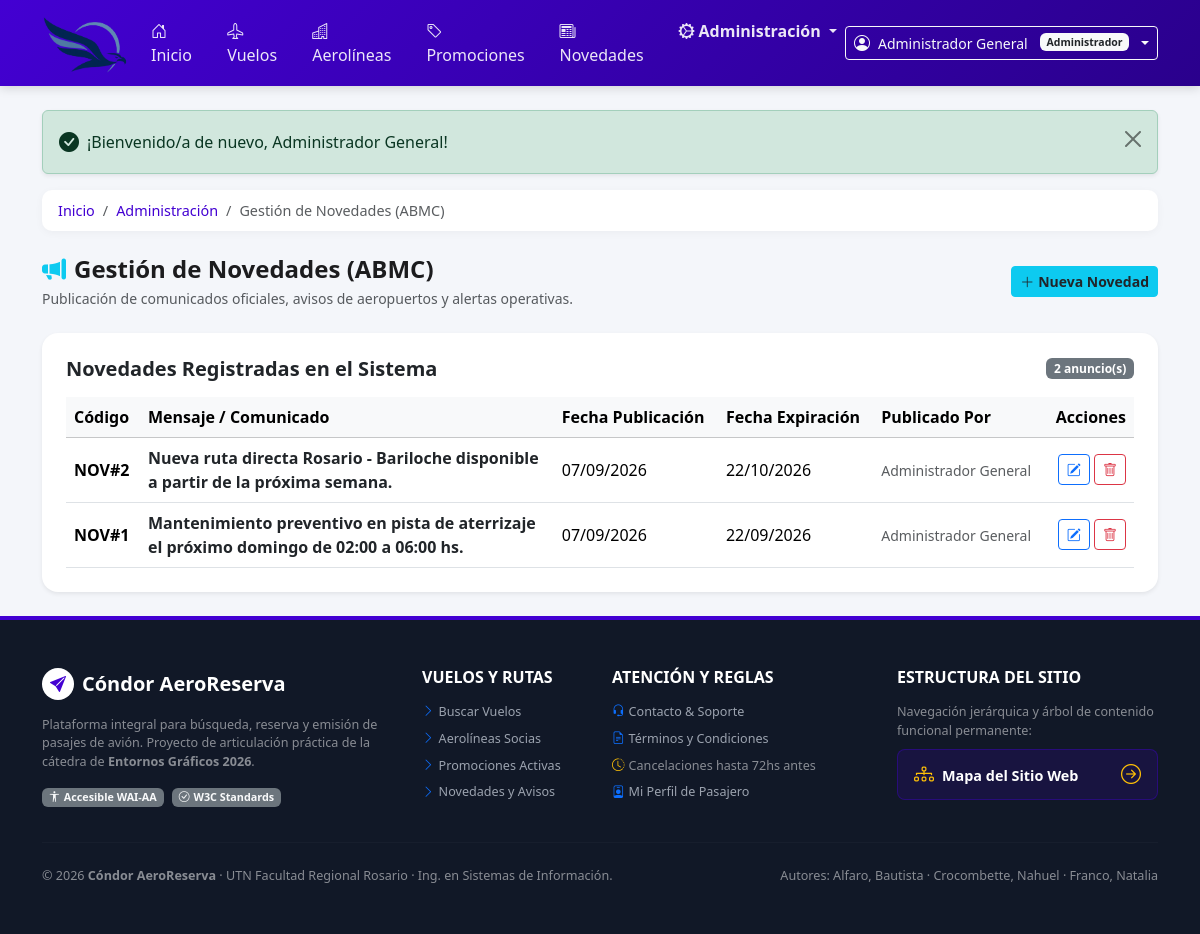
The app's page /index.php?pagina=admin_novedades (signed in) with its own data.
### tables this page shows
CREATE TABLE IF NOT EXISTS novedades (
    codNovedad INT AUTO_INCREMENT PRIMARY KEY,
    textoNovedad VARCHAR(200) NOT NULL,
    fechaPublicacionNovedad DATE NOT NULL,
    fechaExpiracionNovedad DATE NOT NULL,
    codUsuarioAdmin INT DEFAULT NULL,
    CONSTRAINT fk_novedad_admin FOREIGN KEY (codUsuarioAdmin) REFERENCES usuarios(codUsuario) ON DELETE SET NULL
);

CREATE TABLE IF NOT EXISTS usuarios (
    codUsuario INT AUTO_INCREMENT PRIMARY KEY,
    nombreUsuario VARCHAR(100) NOT NULL,
    claveUsuario VARCHAR(255) NOT NULL,  
    tipoUsuario ENUM('administrador', 'ceo de aerolínea', 'usuario') NOT NULL DEFAULT 'usuario',
    emailUsuario VARCHAR(100) NOT NULL UNIQUE,
    telefonoUsuario VARCHAR(20) DEFAULT NULL,
    estadoUsuario ENUM('pendiente', 'activo', 'denegado') NOT NULL DEFAULT 'activo',
    emailValidado TINYINT(1) NOT NULL DEFAULT 0,
    tokenValidacion VARCHAR(100) DEFAULT NULL,
    tokenRecuperacion VARCHAR(100) DEFAULT NULL,
    tokenExpiracion DATETIME DEFAULT NULL,
    fechaCreacion DATETIME DEFAULT CURRENT_TIMESTAMP
);

### public/index.php (called while the page is built, shortened)
<?php
require_once __DIR__ . '/../app/helpers/datos.php';
$pagina = $_GET['pagina'] ?? 'inicio';
$vistasDisponibles = [
    'inicio'             => __DIR__ . '/../app/views/inicio.php',
    'vuelos'             => __DIR__ . '/../app/views/vuelos.php',
    'vuelo_detalle'      => __DIR__ . '/../app/views/vuelo_detalle.php',
    'reservar'           => __DIR__ . '/../app/views/reservar.php',
    'reservas'           => __DIR__ . '/../app/views/reservas.php',
    'reserva_detalle'    => __DIR__ . '/../app/views/reserva_detalle.php',
    'historial'          => __DIR__ . '/../app/views/historial.php',
    'aerolineas'         => __DIR__ . '/../app/views/aerolineas.php',
    'aerolinea_detalle'  => __DIR__ . '/../app/views/aerolinea_detalle.php',
    'promociones'        => __DIR__ . '/../app/views/promociones.php',
    'novedades'          => __DIR__ . '/../app/views/novedades.php',
    'mapa_sitio'         => __DIR__ . '/../app/views/mapa_sitio.php',
    'mapa'               => __DIR__ . '/../app/views/mapa_sitio.php',
    '404'                => __DIR__ . '/../app/views/404.php',
    'contacto'           => __DIR__ . '/../app/views/contacto.php',
    'terminos'           => __DIR__ . '/../app/views/terminos.php',
    'login'              => __DIR__ . '/../app/views/login.php',
    'registro'           => __DIR__ . '/../app/views/registro.php',
    'recuperar_clave'    => __DIR__ . '/../app/views/recuperar_clave.php',
    'perfil'             => __DIR__ . '/../app/views/perfil.php',
    'ceo_panel'          => __DIR__ . '/../app/views/ceo/panel.php',
    'ceo_vuelos'         => __DIR__ . '/../app/views/ceo/vuelos.php',
    'ceo_promociones'    => __DIR__ . '/../app/views/ceo/promociones.php',
    'ceo_reportes'       => __DIR__ . '/../app/views/ceo/reportes.php',
    'admin_panel'        => __DIR__ . '/../app/views/admin/panel.php',
    'admin_aerolineas'   => __DIR__ . '/../app/views/admin/aerolineas.php',
    'admin_promociones'  => __DIR__ . '/../app/views/admin/promociones.php',
    'admin_novedades'    => __DIR__ . '/../app/views/admin/novedades.php',
    'admin_usuarios'     => __DIR__ . '/../app/views/admin/usuarios.php',
    'admin_reportes'     => __DIR__ . '/../app/views/admin/reportes.php',
];
if (!array_key_exists($pagina, $vistasDisponibles)) {
    http_response_code(404);
    $vistaArchivo = $vistasDisponibles['404'];
} else {
    $vistaArchivo = $vistasDisponibles[$pagina];
}
require __DIR__ . '/../app/views/layouts/header.php';
require $vistaArchivo;
require __DIR__ . '/../app/views/layouts/footer.php';

### app/helpers/datos.php (called while the page is built, shortened)
<?php
function obtenerTodasNovedades(): array
{
    try {
        $db = Database::getConnection();
        $sql = "SELECT n.*, u.nombreUsuario AS publicadoPor
                FROM novedades n
                LEFT JOIN usuarios u ON n.codUsuarioAdmin = u.codUsuario
                ORDER BY n.codNovedad DESC";
        return $db->query($sql)->fetchAll();
    } catch (Throwable $e) {
        error_log("Error al obtener todas las novedades: " . $e->getMessage());
        return [];
    }
}

### app/views/admin/novedades.php (the view, shortened to what this page needs)
<?php
require_once __DIR__ . '/../../helpers/datos.php';
$novedades = obtenerTodasNovedades();
$novedadEditar = null;
?>
<nav class="breadcrumb-condor" aria-label="Ruta de navegación">
    <ol class="breadcrumb mb-0">
        <li class="breadcrumb-item"><a href="index.php">Inicio</a></li>
        <li class="breadcrumb-item"><a href="index.php?pagina=admin_panel">Administración</a></li>
        <li class="breadcrumb-item active" aria-current="page">Gestión de Novedades (ABMC)</li>
    </ol>
</nav>
<div class="d-flex flex-column flex-md-row justify-content-between align-items-md-center gap-2 mb-4">
    <div>
        <h1 class="h4 fw-bold mb-1">
            <i class="bi bi-megaphone-fill text-info me-2"></i>Gestión de Novedades (ABMC)
        </h1>
        <p class="text-muted small mb-0">Publicación de comunicados oficiales, avisos de aeropuertos y alertas operativas.</p>
    </div>
    <button class="btn btn-info btn-sm text-dark fw-semibold" type="button" data-bs-toggle="collapse" data-bs-target="#formNovedadCollapse" aria-expanded="<?= $novedadEditar ? 'true' : 'false' ?>">
        <i class="bi bi-plus-lg me-1"></i><?= $novedadEditar ? 'Modificar Novedad #' . $novedadEditar['codNovedad'] : 'Nueva Novedad' ?>
    </button>
</div>
<div class="card shadow-sm border-0 rounded-4 p-4 bg-white">
    <div class="d-flex justify-content-between align-items-center mb-3">
        <h2 class="h5 fw-bold mb-0">Novedades Registradas en el Sistema</h2>
        <span class="badge bg-secondary"><?= count($novedades) ?> anuncio(s)</span>
    </div>
    <div class="table-responsive">
        <table class="table table-hover align-middle mb-0">
            <thead class="table-light">
                <tr>
                    <th scope="col">Código</th>
                    <th scope="col">Mensaje / Comunicado</th>
                    <th scope="col">Fecha Publicación</th>
                    <th scope="col">Fecha Expiración</th>
                    <th scope="col">Publicado Por</th>
                    <th scope="col" class="text-end">Acciones</th>
                </tr>
            </thead>
            <tbody>
                <?php foreach ($novedades as $nov): ?>
                    <tr>
                        <td><strong>NOV#<?= $nov['codNovedad'] ?></strong></td>
                        <td class="fw-semibold text-dark" style="max-width: 400px;"><?= htmlspecialchars($nov['textoNovedad']) ?></td>
                        <td><?= date('d/m/Y', strtotime($nov['fechaPublicacionNovedad'])) ?></td>
                        <td><?= date('d/m/Y', strtotime($nov['fechaExpiracionNovedad'])) ?></td>
                        <td><small class="text-muted"><?= htmlspecialchars($nov['publicadoPor'] ?? 'Administrador') ?></small></td>
                        <td class="text-end">
                            <a href="index.php?pagina=admin_novedades&editar=<?= $nov['codNovedad'] ?>" class="btn btn-sm btn-outline-primary" title="Modificar">
                                <i class="bi bi-pencil-square"></i>
                            </a>
                            <form method="post" action="index.php" class="d-inline" onsubmit="return confirm('¿Seguro que deseás eliminar esta novedad?');">
                                <button type="submit" class="btn btn-sm btn-outline-danger" title="Eliminar">
                                    <i class="bi bi-trash"></i>
                                </button>
                            </form>
                        </td>
                    </tr>
                <?php endforeach; ?>
            </tbody>
        </table>
    </div>
</div>

### public/assets/css/estilos.css (style rules this page uses)
:root { --color-primario: #4300d2; --color-primario-oscuro: #2a008c; --color-acento: #fa503f; --color-acento-hover: #e03827; --color-fondo: #f4f6fa; --color-texto: #1c1c1e; --color-texto-muted: #6c757d; --borde-suave: #e2e8f0; --sombra-card: 0 4px 18px rgba(0, 0, 0, 0.06); --sombra-hover: 0 8px 26px rgba(67, 0, 210, 0.12); }
body { background-color: var(--color-fondo); color: var(--color-texto); font-family: system-ui, "Segoe UI", Roboto, "Helvetica Neue", Arial, sans-serif; min-height: 100vh; display: flex; flex-direction: column; }
.breadcrumb-condor { background: #fff; padding: 0.6rem 1rem; border-radius: 10px; box-shadow: 0 2px 8px rgba(0,0,0,0.04); font-size: 0.9rem; margin-bottom: 1.5rem; }
.breadcrumb-condor a { color: var(--color-primario); text-decoration: none; font-weight: 500; }

### records on screen
novedades: codNovedad "2", textoNovedad "Nueva ruta directa Rosario - Bariloche disponible a partir de la próxima semana.", fechaPublicacionNovedad "07/09/2026", fechaExpiracionNovedad "22/10/2026", codUsuarioAdmin.nombreUsuario "Administrador General"
novedades: codNovedad "1", textoNovedad "Mantenimiento preventivo en pista de aterrizaje el próximo domingo de 02:00 a 06:00 hs.", fechaPublicacionNovedad "07/09/2026", fechaExpiracionNovedad "22/09/2026", codUsuarioAdmin.nombreUsuario "Administrador General"

### other values on screen
$usuario['nombre'] "Administrador General"
$usuario['rol'] "Administrador"
$_SESSION['mensaje'] "¡Bienvenido/a de nuevo, Administrador General!"
count($novedades) "2"
